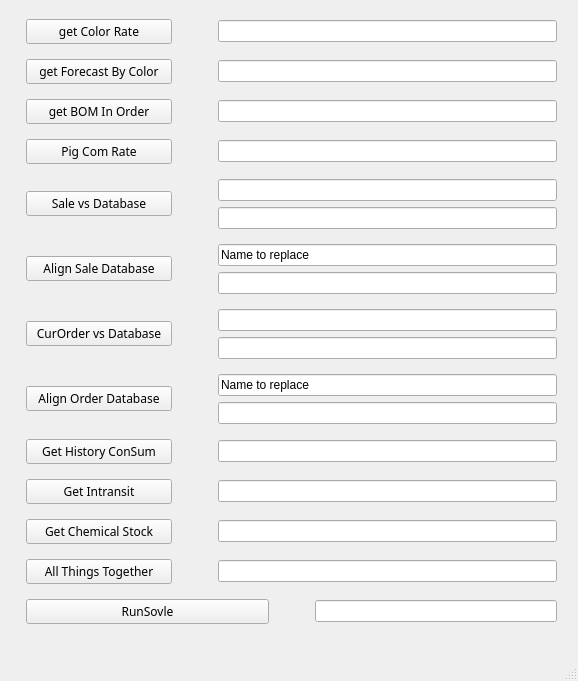
<?xml version="1.0" encoding="UTF-8"?>
<ui version="4.0">
 <class>MainWindow</class>
 <widget class="QMainWindow" name="MainWindow">
  <property name="geometry">
   <rect>
    <x>0</x>
    <y>0</y>
    <width>578</width>
    <height>681</height>
   </rect>
  </property>
  <property name="windowTitle">
   <string>Chemical Control</string>
  </property>
  <property name="toolButtonStyle">
   <enum>Qt::ToolButtonIconOnly</enum>
  </property>
  <widget class="QWidget" name="centralwidget">
   <widget class="QWidget" name="verticalLayoutWidget">
    <property name="geometry">
     <rect>
      <x>26</x>
      <y>10</y>
      <width>531</width>
      <height>631</height>
     </rect>
    </property>
    <layout class="QVBoxLayout" name="verticalLayout">
     <item>
      <layout class="QHBoxLayout" name="horizontalLayout" stretch="3,0,7">
       <property name="sizeConstraint">
        <enum>QLayout::SetDefaultConstraint</enum>
       </property>
       <item>
        <layout class="QVBoxLayout" name="verticalLayout_2">
         <property name="leftMargin">
          <number>0</number>
         </property>
         <item>
          <widget class="QPushButton" name="getColorRate">
           <property name="font">
            <font>
             <family>Bauhaus 93</family>
             <pointsize>9</pointsize>
            </font>
           </property>
           <property name="text">
            <string>get Color Rate</string>
           </property>
          </widget>
         </item>
        </layout>
       </item>
       <item>
        <spacer name="horizontalSpacer">
         <property name="orientation">
          <enum>Qt::Horizontal</enum>
         </property>
         <property name="sizeType">
          <enum>QSizePolicy::Expanding</enum>
         </property>
         <property name="sizeHint" stdset="0">
          <size>
           <width>40</width>
           <height>20</height>
          </size>
         </property>
        </spacer>
       </item>
       <item>
        <layout class="QVBoxLayout" name="verticalLayout_3">
         <item>
          <widget class="QLineEdit" name="lineEdit_showColorRate"/>
         </item>
        </layout>
       </item>
      </layout>
     </item>
     <item>
      <layout class="QHBoxLayout" name="horizontalLayout_2" stretch="3,0,7">
       <property name="sizeConstraint">
        <enum>QLayout::SetDefaultConstraint</enum>
       </property>
       <item>
        <layout class="QVBoxLayout" name="verticalLayout_4">
         <property name="sizeConstraint">
          <enum>QLayout::SetDefaultConstraint</enum>
         </property>
         <item>
          <widget class="QPushButton" name="getForecastByColor">
           <property name="font">
            <font>
             <family>Bauhaus 93</family>
             <pointsize>9</pointsize>
            </font>
           </property>
           <property name="text">
            <string>get Forecast By Color</string>
           </property>
          </widget>
         </item>
        </layout>
       </item>
       <item>
        <spacer name="horizontalSpacer_2">
         <property name="orientation">
          <enum>Qt::Horizontal</enum>
         </property>
         <property name="sizeType">
          <enum>QSizePolicy::Expanding</enum>
         </property>
         <property name="sizeHint" stdset="0">
          <size>
           <width>40</width>
           <height>20</height>
          </size>
         </property>
        </spacer>
       </item>
       <item>
        <layout class="QVBoxLayout" name="verticalLayout_5">
         <item>
          <widget class="QLineEdit" name="lineEdit_getForecastByColor"/>
         </item>
        </layout>
       </item>
      </layout>
     </item>
     <item>
      <layout class="QHBoxLayout" name="horizontalLayout_3" stretch="3,0,7">
       <item>
        <layout class="QVBoxLayout" name="verticalLayout_6">
         <item>
          <widget class="QPushButton" name="getBomInOrders">
           <property name="font">
            <font>
             <family>Bauhaus 93</family>
             <pointsize>9</pointsize>
            </font>
           </property>
           <property name="text">
            <string>get BOM In Order</string>
           </property>
          </widget>
         </item>
        </layout>
       </item>
       <item>
        <spacer name="horizontalSpacer_3">
         <property name="orientation">
          <enum>Qt::Horizontal</enum>
         </property>
         <property name="sizeHint" stdset="0">
          <size>
           <width>40</width>
           <height>20</height>
          </size>
         </property>
        </spacer>
       </item>
       <item>
        <layout class="QVBoxLayout" name="verticalLayout_7">
         <item>
          <widget class="QLineEdit" name="lineEdit_getBomInOrder"/>
         </item>
        </layout>
       </item>
      </layout>
     </item>
     <item>
      <layout class="QHBoxLayout" name="horizontalLayout_4" stretch="3,0,7">
       <item>
        <layout class="QVBoxLayout" name="verticalLayout_8">
         <item>
          <widget class="QPushButton" name="getPigComRate">
           <property name="font">
            <font>
             <family>Bauhaus 93</family>
             <pointsize>9</pointsize>
            </font>
           </property>
           <property name="acceptDrops">
            <bool>false</bool>
           </property>
           <property name="autoFillBackground">
            <bool>false</bool>
           </property>
           <property name="text">
            <string>Pig Com Rate</string>
           </property>
          </widget>
         </item>
        </layout>
       </item>
       <item>
        <spacer name="horizontalSpacer_4">
         <property name="orientation">
          <enum>Qt::Horizontal</enum>
         </property>
         <property name="sizeHint" stdset="0">
          <size>
           <width>40</width>
           <height>20</height>
          </size>
         </property>
        </spacer>
       </item>
       <item>
        <layout class="QVBoxLayout" name="verticalLayout_10">
         <item>
          <widget class="QLineEdit" name="lineEdit_getPigComRate"/>
         </item>
        </layout>
       </item>
      </layout>
     </item>
     <item>
      <layout class="QHBoxLayout" name="horizontalLayout_5" stretch="3,0,7">
       <item>
        <layout class="QVBoxLayout" name="verticalLayout_11">
         <item>
          <widget class="QPushButton" name="sales_Database">
           <property name="font">
            <font>
             <family>Bauhaus 93</family>
             <pointsize>9</pointsize>
            </font>
           </property>
           <property name="acceptDrops">
            <bool>false</bool>
           </property>
           <property name="autoFillBackground">
            <bool>false</bool>
           </property>
           <property name="text">
            <string>Sale vs Database</string>
           </property>
          </widget>
         </item>
        </layout>
       </item>
       <item>
        <spacer name="horizontalSpacer_5">
         <property name="orientation">
          <enum>Qt::Horizontal</enum>
         </property>
         <property name="sizeHint" stdset="0">
          <size>
           <width>40</width>
           <height>20</height>
          </size>
         </property>
        </spacer>
       </item>
       <item>
        <layout class="QVBoxLayout" name="verticalLayout_12">
         <item>
          <layout class="QVBoxLayout" name="verticalLayout_29">
           <item>
            <widget class="QLineEdit" name="lineEdit_sale_Database"/>
           </item>
          </layout>
         </item>
         <item>
          <layout class="QVBoxLayout" name="verticalLayout_30">
           <item>
            <widget class="QLineEdit" name="lineEdit_missedArticles"/>
           </item>
          </layout>
         </item>
        </layout>
       </item>
      </layout>
     </item>
     <item>
      <layout class="QHBoxLayout" name="horizontalLayout_6" stretch="3,0,7">
       <item>
        <layout class="QVBoxLayout" name="verticalLayout_13">
         <item>
          <widget class="QPushButton" name="align_sales_Database">
           <property name="font">
            <font>
             <family>Bauhaus 93</family>
             <pointsize>9</pointsize>
            </font>
           </property>
           <property name="acceptDrops">
            <bool>false</bool>
           </property>
           <property name="autoFillBackground">
            <bool>false</bool>
           </property>
           <property name="text">
            <string>Align Sale Database</string>
           </property>
          </widget>
         </item>
        </layout>
       </item>
       <item>
        <spacer name="horizontalSpacer_6">
         <property name="orientation">
          <enum>Qt::Horizontal</enum>
         </property>
         <property name="sizeHint" stdset="0">
          <size>
           <width>40</width>
           <height>20</height>
          </size>
         </property>
        </spacer>
       </item>
       <item>
        <layout class="QVBoxLayout" name="verticalLayout_14">
         <item>
          <layout class="QVBoxLayout" name="verticalLayout_31">
           <item>
            <widget class="QLineEdit" name="lineEdit_alignSale_Database">
             <property name="contextMenuPolicy">
              <enum>Qt::DefaultContextMenu</enum>
             </property>
             <property name="text">
              <string>Name to replace</string>
             </property>
            </widget>
           </item>
          </layout>
         </item>
         <item>
          <layout class="QVBoxLayout" name="verticalLayout_32">
           <item>
            <widget class="QLineEdit" name="lineEdit_alignSale_Database_1">
             <property name="contextMenuPolicy">
              <enum>Qt::DefaultContextMenu</enum>
             </property>
             <property name="text">
              <string/>
             </property>
            </widget>
           </item>
          </layout>
         </item>
        </layout>
       </item>
      </layout>
     </item>
     <item>
      <layout class="QHBoxLayout" name="horizontalLayout_7" stretch="3,0,7">
       <item>
        <layout class="QVBoxLayout" name="verticalLayout_15">
         <property name="spacing">
          <number>7</number>
         </property>
         <item>
          <widget class="QPushButton" name="getcurrentorder">
           <property name="font">
            <font>
             <family>Bauhaus 93</family>
             <pointsize>9</pointsize>
            </font>
           </property>
           <property name="acceptDrops">
            <bool>false</bool>
           </property>
           <property name="autoFillBackground">
            <bool>false</bool>
           </property>
           <property name="text">
            <string>CurOrder vs Database</string>
           </property>
          </widget>
         </item>
        </layout>
       </item>
       <item>
        <spacer name="horizontalSpacer_7">
         <property name="orientation">
          <enum>Qt::Horizontal</enum>
         </property>
         <property name="sizeHint" stdset="0">
          <size>
           <width>40</width>
           <height>20</height>
          </size>
         </property>
        </spacer>
       </item>
       <item>
        <layout class="QVBoxLayout" name="verticalLayout_16">
         <item>
          <layout class="QVBoxLayout" name="verticalLayout_33">
           <item>
            <widget class="QLineEdit" name="lineEdit_getcurrentorder">
             <property name="contextMenuPolicy">
              <enum>Qt::DefaultContextMenu</enum>
             </property>
             <property name="text">
              <string/>
             </property>
            </widget>
           </item>
          </layout>
         </item>
         <item>
          <layout class="QVBoxLayout" name="verticalLayout_34">
           <item>
            <widget class="QLineEdit" name="lineEdit_missedArticleOrdervsData">
             <property name="contextMenuPolicy">
              <enum>Qt::DefaultContextMenu</enum>
             </property>
             <property name="text">
              <string/>
             </property>
            </widget>
           </item>
          </layout>
         </item>
        </layout>
       </item>
      </layout>
     </item>
     <item>
      <layout class="QHBoxLayout" name="horizontalLayout_8" stretch="3,0,7">
       <item>
        <layout class="QVBoxLayout" name="verticalLayout_17">
         <item>
          <widget class="QPushButton" name="alignOrderData">
           <property name="font">
            <font>
             <family>Bauhaus 93</family>
             <pointsize>9</pointsize>
            </font>
           </property>
           <property name="acceptDrops">
            <bool>false</bool>
           </property>
           <property name="autoFillBackground">
            <bool>false</bool>
           </property>
           <property name="text">
            <string>Align Order Database</string>
           </property>
          </widget>
         </item>
        </layout>
       </item>
       <item>
        <spacer name="horizontalSpacer_8">
         <property name="orientation">
          <enum>Qt::Horizontal</enum>
         </property>
         <property name="sizeHint" stdset="0">
          <size>
           <width>40</width>
           <height>20</height>
          </size>
         </property>
        </spacer>
       </item>
       <item>
        <layout class="QVBoxLayout" name="verticalLayout_18">
         <item>
          <layout class="QVBoxLayout" name="verticalLayout_35">
           <item>
            <widget class="QLineEdit" name="lineEdit_alignOrder_Database">
             <property name="contextMenuPolicy">
              <enum>Qt::DefaultContextMenu</enum>
             </property>
             <property name="text">
              <string>Name to replace</string>
             </property>
            </widget>
           </item>
          </layout>
         </item>
         <item>
          <layout class="QVBoxLayout" name="verticalLayout_36">
           <item>
            <widget class="QLineEdit" name="lineEdit_alignOrder_Database1">
             <property name="contextMenuPolicy">
              <enum>Qt::DefaultContextMenu</enum>
             </property>
             <property name="text">
              <string/>
             </property>
            </widget>
           </item>
          </layout>
         </item>
        </layout>
       </item>
      </layout>
     </item>
     <item>
      <layout class="QHBoxLayout" name="horizontalLayout_9" stretch="3,0,7">
       <item>
        <layout class="QVBoxLayout" name="verticalLayout_19">
         <item>
          <widget class="QPushButton" name="historyConsum">
           <property name="font">
            <font>
             <family>Bauhaus 93</family>
             <pointsize>9</pointsize>
            </font>
           </property>
           <property name="acceptDrops">
            <bool>false</bool>
           </property>
           <property name="autoFillBackground">
            <bool>false</bool>
           </property>
           <property name="text">
            <string>Get History ConSum</string>
           </property>
          </widget>
         </item>
        </layout>
       </item>
       <item>
        <spacer name="horizontalSpacer_9">
         <property name="orientation">
          <enum>Qt::Horizontal</enum>
         </property>
         <property name="sizeHint" stdset="0">
          <size>
           <width>40</width>
           <height>20</height>
          </size>
         </property>
        </spacer>
       </item>
       <item>
        <layout class="QVBoxLayout" name="verticalLayout_20">
         <item>
          <widget class="QLineEdit" name="lineEdit_historyConsum">
           <property name="contextMenuPolicy">
            <enum>Qt::DefaultContextMenu</enum>
           </property>
           <property name="text">
            <string/>
           </property>
          </widget>
         </item>
        </layout>
       </item>
      </layout>
     </item>
     <item>
      <layout class="QHBoxLayout" name="horizontalLayout_10" stretch="3,0,7">
       <item>
        <layout class="QVBoxLayout" name="verticalLayout_21">
         <item>
          <widget class="QPushButton" name="getIntransit">
           <property name="font">
            <font>
             <family>Bauhaus 93</family>
             <pointsize>9</pointsize>
            </font>
           </property>
           <property name="acceptDrops">
            <bool>false</bool>
           </property>
           <property name="autoFillBackground">
            <bool>false</bool>
           </property>
           <property name="text">
            <string>Get Intransit</string>
           </property>
          </widget>
         </item>
        </layout>
       </item>
       <item>
        <spacer name="horizontalSpacer_10">
         <property name="orientation">
          <enum>Qt::Horizontal</enum>
         </property>
         <property name="sizeHint" stdset="0">
          <size>
           <width>40</width>
           <height>20</height>
          </size>
         </property>
        </spacer>
       </item>
       <item>
        <layout class="QVBoxLayout" name="verticalLayout_22">
         <item>
          <widget class="QLineEdit" name="lineEdit_getIntransit">
           <property name="contextMenuPolicy">
            <enum>Qt::DefaultContextMenu</enum>
           </property>
           <property name="text">
            <string/>
           </property>
          </widget>
         </item>
        </layout>
       </item>
      </layout>
     </item>
     <item>
      <layout class="QHBoxLayout" name="horizontalLayout_11" stretch="3,0,7">
       <item>
        <layout class="QVBoxLayout" name="verticalLayout_23">
         <item>
          <widget class="QPushButton" name="getChemicalStock">
           <property name="font">
            <font>
             <family>Bauhaus 93</family>
             <pointsize>9</pointsize>
            </font>
           </property>
           <property name="acceptDrops">
            <bool>false</bool>
           </property>
           <property name="autoFillBackground">
            <bool>false</bool>
           </property>
           <property name="text">
            <string>Get Chemical Stock</string>
           </property>
          </widget>
         </item>
        </layout>
       </item>
       <item>
        <spacer name="horizontalSpacer_11">
         <property name="orientation">
          <enum>Qt::Horizontal</enum>
         </property>
         <property name="sizeHint" stdset="0">
          <size>
           <width>40</width>
           <height>20</height>
          </size>
         </property>
        </spacer>
       </item>
       <item>
        <layout class="QVBoxLayout" name="verticalLayout_24">
         <item>
          <widget class="QLineEdit" name="lineEdit_getChemicalStock">
           <property name="contextMenuPolicy">
            <enum>Qt::DefaultContextMenu</enum>
           </property>
           <property name="text">
            <string/>
           </property>
          </widget>
         </item>
        </layout>
       </item>
      </layout>
     </item>
     <item>
      <layout class="QHBoxLayout" name="horizontalLayout_13" stretch="3,0,7">
       <item>
        <layout class="QVBoxLayout" name="verticalLayout_25">
         <item>
          <widget class="QPushButton" name="allthingtogether">
           <property name="font">
            <font>
             <family>Bauhaus 93</family>
             <pointsize>9</pointsize>
            </font>
           </property>
           <property name="acceptDrops">
            <bool>false</bool>
           </property>
           <property name="autoFillBackground">
            <bool>false</bool>
           </property>
           <property name="text">
            <string>All Things Together</string>
           </property>
          </widget>
         </item>
        </layout>
       </item>
       <item>
        <spacer name="horizontalSpacer_12">
         <property name="orientation">
          <enum>Qt::Horizontal</enum>
         </property>
         <property name="sizeHint" stdset="0">
          <size>
           <width>40</width>
           <height>20</height>
          </size>
         </property>
        </spacer>
       </item>
       <item>
        <layout class="QVBoxLayout" name="verticalLayout_26">
         <item>
          <widget class="QLineEdit" name="lineEdit_allthingtogether">
           <property name="contextMenuPolicy">
            <enum>Qt::DefaultContextMenu</enum>
           </property>
           <property name="text">
            <string/>
           </property>
          </widget>
         </item>
        </layout>
       </item>
      </layout>
     </item>
     <item>
      <layout class="QHBoxLayout" name="horizontalLayout_14" stretch="1,0,1">
       <item>
        <layout class="QVBoxLayout" name="verticalLayout_27">
         <item>
          <widget class="QPushButton" name="RunSolve">
           <property name="font">
            <font>
             <family>Bauhaus 93</family>
             <pointsize>9</pointsize>
            </font>
           </property>
           <property name="acceptDrops">
            <bool>false</bool>
           </property>
           <property name="autoFillBackground">
            <bool>false</bool>
           </property>
           <property name="text">
            <string>RunSovle</string>
           </property>
          </widget>
         </item>
        </layout>
       </item>
       <item>
        <spacer name="horizontalSpacer_13">
         <property name="orientation">
          <enum>Qt::Horizontal</enum>
         </property>
         <property name="sizeHint" stdset="0">
          <size>
           <width>40</width>
           <height>20</height>
          </size>
         </property>
        </spacer>
       </item>
       <item>
        <layout class="QVBoxLayout" name="verticalLayout_28">
         <item>
          <widget class="QLineEdit" name="lineEdit_RunSolve">
           <property name="contextMenuPolicy">
            <enum>Qt::DefaultContextMenu</enum>
           </property>
           <property name="text">
            <string/>
           </property>
          </widget>
         </item>
        </layout>
       </item>
      </layout>
     </item>
    </layout>
   </widget>
  </widget>
  <widget class="QStatusBar" name="statusbar"/>
 </widget>
 <resources/>
 <connections/>
</ui>
